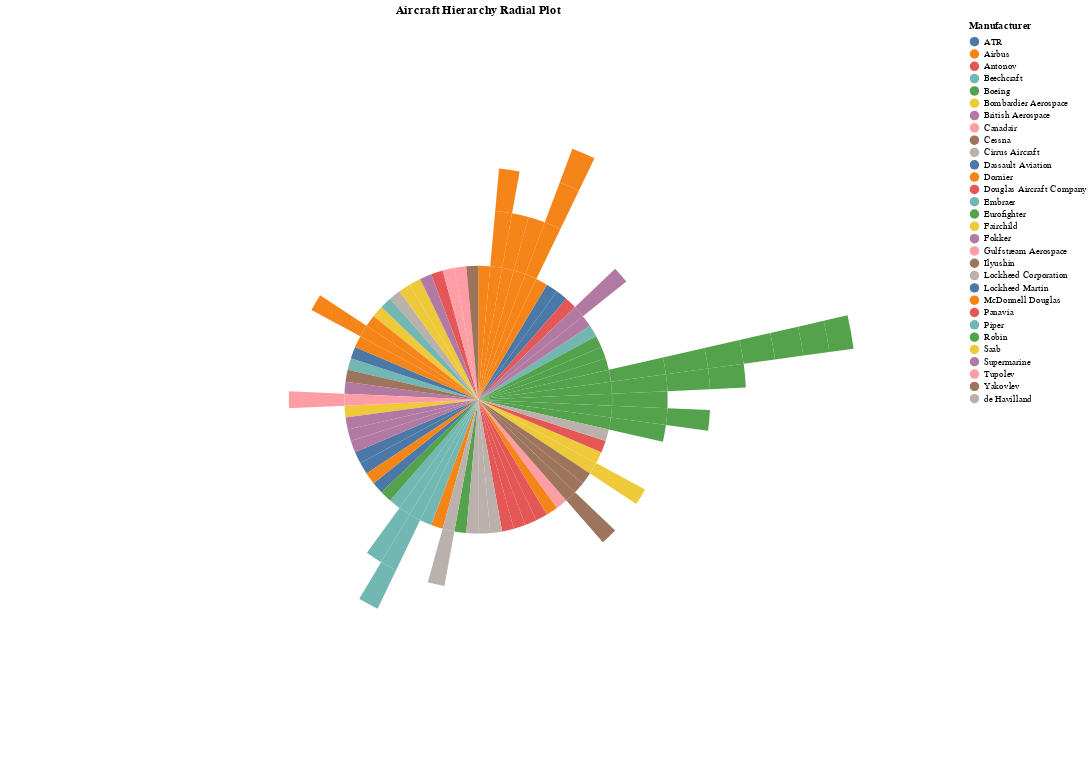

The notebook cell saved with this chart:
### Markdown cell above
## Radial plot

### Code cell
alt.Chart(df_top).mark_arc().encode(
    alt.Theta('Family:N', stack=True),
    alt.Radius('count(Variant):Q', scale=alt.Scale(type='sqrt')),
    color='Manufacturer:N',
    tooltip=['Manufacturer', 'Family', 'Variant']
).properties(
    width=1000,
    height=800,
    title='Aircraft Hierarchy Radial Plot'
).display()

### Figure 1 — Vega-Lite specification as saved in the notebook (floating-point values rounded to 4 significant figures)
{"config": {"view": {"continuousWidth": 300, "continuousHeight": 300}}, "data": {"name": "data-edda1093fefc50fa9a36b1d96695dcba"}, "mark": {"type": "arc"}, "encoding": {"color": {"field": "Manufacturer", "type": "nominal"}, "radius": {"aggregate": "count", "field": "Variant", "scale": {"type": "sqrt"}, "type": "quantitative"}, "theta": {"field": "Family", "stack": true, "type": "nominal"}, "tooltip": [{"field": "Manufacturer", "type": "nominal"}, {"field": "Family", "type": "nominal"}, {"field": "Variant", "type": "nominal"}]}, "height": 800, "title": "Aircraft Hierarchy Radial Plot", "width": 1000, "$schema": "https://vega.github.io/schema/vega-lite/v5.20.1.json", "datasets": {"data-edda1093fefc50fa9a36b1d96695dcba": [{"Manufacturer": "ATR", "Family": "ATR-42", "Variant": "ATR-42"}, {"Manufacturer": "ATR", "Family": "ATR-72", "Variant": "ATR-72"}, {"Manufacturer": "Airbus", "Family": "A300", "Variant": "A300B4"}, {"Manufacturer": "Airbus", "Family": "A310", "Variant": "A310"}, {"Manufacturer": "Airbus", "Family": "A310", "Variant": "A318"}, {"Manufacturer": "Airbus", "Family": "A310", "Variant": "A319"}, {"Manufacturer": "Airbus", "Family": "A320", "Variant": "A320"}, {"Manufacturer": "Airbus", "Family": "A320", "Variant": "A321"}, {"Manufacturer": "Airbus", "Family": "A330", "Variant": "A330-200"}, {"Manufacturer": "Airbus", "Family": "A330", "Variant": "A330-300"}, {"Manufacturer": "Airbus", "Family": "A340", "Variant": "A340-200"}, {"Manufacturer": "Airbus", "Family": "A340", "Variant": "A340-300"}, {"Manufacturer": "Airbus", "Family": "A340", "Variant": "A340-500"}, {"Manufacturer": "Airbus", "Family": "A340", "Variant": "A340-600"}, {"Manufacturer": "Airbus", "Family": "A380", "Variant": "A380"}, {"Manufacturer": "Antonov", "Family": "An-12", "Variant": "An-12"}, {"Manufacturer": "Beechcraft", "Family": "Beechcraft 1900", "Variant": "Beechcraft 1900"}, {"Manufacturer": "Beechcraft", "Family": "King Air", "Variant": "Model B200"}, {"Manufacturer": "Boeing", "Family": "Boeing 707", "Variant": "707-320"}, {"Manufacturer": "Boeing", "Family": "Boeing 717", "Variant": "Boeing 717"}, {"Manufacturer": "Boeing", "Family": "Boeing 727", "Variant": "727-200"}, {"Manufacturer": "Boeing", "Family": "Boeing 737", "Variant": "737-200"}, {"Manufacturer": "Boeing", "Family": "Boeing 737", "Variant": "737-300"}, {"Manufacturer": "Boeing", "Family": "Boeing 737", "Variant": "737-400"}, {"Manufacturer": "Boeing", "Family": "Boeing 737", "Variant": "737-500"}, {"Manufacturer": "Boeing", "Family": "Boeing 737", "Variant": "737-600"}, {"Manufacturer": "Boeing", "Family": "Boeing 737", "Variant": "737-700"}, {"Manufacturer": "Boeing", "Family": "Boeing 737", "Variant": "737-800"}, {"Manufacturer": "Boeing", "Family": "Boeing 737", "Variant": "737-900"}, {"Manufacturer": "Boeing", "Family": "Boeing 747", "Variant": "747-100"}, {"Manufacturer": "Boeing", "Family": "Boeing 747", "Variant": "747-200"}, {"Manufacturer": "Boeing", "Family": "Boeing 747", "Variant": "747-300"}, {"Manufacturer": "Boeing", "Family": "Boeing 747", "Variant": "747-400"}, {"Manufacturer": "Boeing", "Family": "Boeing 757", "Variant": "757-200"}, {"Manufacturer": "Boeing", "Family": "Boeing 757", "Variant": "757-300"}, {"Manufacturer": "Boeing", "Family": "Boeing 767", "Variant": "767-200"}, {"Manufacturer": "Boeing", "Family": "Boeing 767", "Variant": "767-300"}, {"Manufacturer": "Boeing", "Family": "Boeing 767", "Variant": "767-400"}, {"Manufacturer": "Boeing", "Family": "Boeing 777", "Variant": "777-200"}, {"Manufacturer": "Boeing", "Family": "Boeing 777", "Variant": "777-300"}, {"Manufacturer": "Bombardier Aerospace", "Family": "CRJ-200", "Variant": "CRJ-200"}, {"Manufacturer": "Bombardier Aerospace", "Family": "CRJ-700", "Variant": "CRJ-700"}, {"Manufacturer": "Bombardier Aerospace", "Family": "CRJ-700", "Variant": "CRJ-900"}, {"Manufacturer": "Bombardier Aerospace", "Family": "Global Express", "Variant": "Global Express"}, {"Manufacturer": "British Aerospace", "Family": "BAE 146", "Variant": "BAE 146-200"}, {"Manufacturer": "British Aerospace", "Family": "BAE 146", "Variant": "BAE 146-300"}, {"Manufacturer": "British Aerospace", "Family": "BAE-125", "Variant": "BAE-125"}, {"Manufacturer": "British Aerospace", "Family": "Hawk T1", "Variant": "Hawk T1"}, {"Manufacturer": "Canadair", "Family": "Challenger 600", "Variant": "Challenger 600"}, {"Manufacturer": "Cessna", "Family": "Cessna 172", "Variant": "Cessna 172"}, {"Manufacturer": "Cessna", "Family": "Cessna 208", "Variant": "Cessna 208"}, {"Manufacturer": "Cessna", "Family": "Cessna Citation", "Variant": "Cessna 525"}, {"Manufacturer": "Cessna", "Family": "Cessna Citation", "Variant": "Cessna 560"}, {"Manufacturer": "Cirrus Aircraft", "Family": "SR-20", "Variant": "SR-20"}, {"Manufacturer": "Dassault Aviation", "Family": "Falcon 2000", "Variant": "Falcon 2000"}, {"Manufacturer": "Dassault Aviation", "Family": "Falcon 900", "Variant": "Falcon 900"}, {"Manufacturer": "Dornier", "Family": "Dornier 328", "Variant": "Dornier 328"}, {"Manufacturer": "Douglas Aircraft Company", "Family": "C-47", "Variant": "C-47"}, {"Manufacturer": "Douglas Aircraft Company", "Family": "DC-3", "Variant": "DC-3"}, {"Manufacturer": "Douglas Aircraft Company", "Family": "DC-6", "Variant": "DC-6"}, {"Manufacturer": "Douglas Aircraft Company", "Family": "DC-8", "Variant": "DC-8"}, {"Manufacturer": "Douglas Aircraft Company", "Family": "DC-9", "Variant": "DC-9-30"}, {"Manufacturer": "Embraer", "Family": "EMB-120", "Variant": "EMB-120"}, {"Manufacturer": "Embraer", "Family": "Embraer E-Jet", "Variant": "E-170"}, {"Manufacturer": "Embraer", "Family": "Embraer E-Jet", "Variant": "E-190"}, {"Manufacturer": "Embraer", "Family": "Embraer E-Jet", "Variant": "E-195"}, {"Manufacturer": "Embraer", "Family": "Embraer ERJ 145", "Variant": "ERJ 135"}, {"Manufacturer": "Embraer", "Family": "Embraer ERJ 145", "Variant": "ERJ 145"}, {"Manufacturer": "Embraer", "Family": "Embraer Legacy 600", "Variant": "Embraer Legacy 600"}, {"Manufacturer": "Eurofighter", "Family": "Eurofighter Typhoon", "Variant": "Eurofighter Typhoon"}, {"Manufacturer": "Fairchild", "Family": "Metroliner", "Variant": "Metroliner"}, {"Manufacturer": "Fokker", "Family": "Fokker 100", "Variant": "Fokker 100"}, {"Manufacturer": "Fokker", "Family": "Fokker 50", "Variant": "Fokker 50"}, {"Manufacturer": "Fokker", "Family": "Fokker 70", "Variant": "Fokker 70"}, {"Manufacturer": "Gulfstream Aerospace", "Family": "Gulfstream", "Variant": "Gulfstream IV"}, {"Manufacturer": "Gulfstream Aerospace", "Family": "Gulfstream", "Variant": "Gulfstream V"}, {"Manufacturer": "Ilyushin", "Family": "Il-76", "Variant": "Il-76"}, {"Manufacturer": "Lockheed Corporation", "Family": "C-130", "Variant": "C-130"}, {"Manufacturer": "Lockheed Martin", "Family": "F-16", "Variant": "F-16A/B"}, {"Manufacturer": "Lockheed Martin", "Family": "L-1011", "Variant": "L-1011"}, {"Manufacturer": "McDonnell Douglas", "Family": "DC-10", "Variant": "DC-10"}, {"Manufacturer": "McDonnell Douglas", "Family": "MD-11", "Variant": "MD-11"}, {"Manufacturer": "McDonnell Douglas", "Family": "MD-80", "Variant": "MD-80"}, {"Manufacturer": "McDonnell Douglas", "Family": "MD-80", "Variant": "MD-87"}, {"Manufacturer": "McDonnell Douglas", "Family": "MD-90", "Variant": "MD-90"}, {"Manufacturer": "McDonnell Douglas", "Family": "F/A-18", "Variant": "F/A-18"}, {"Manufacturer": "Panavia", "Family": "Tornado", "Variant": "Tornado"}, {"Manufacturer": "Piper", "Family": "PA-28", "Variant": "PA-28"}, {"Manufacturer": "Robin", "Family": "DR-400", "Variant": "DR-400"}, {"Manufacturer": "Saab", "Family": "Saab 2000", "Variant": "Saab 2000"}, {"Manufacturer": "Saab", "Family": "Saab 340", "Variant": "Saab 340"}, {"Manufacturer": "Supermarine", "Family": "Spitfire", "Variant": "Spitfire"}, {"Manufacturer": "Tupolev", "Family": "Tu-134", "Variant": "Tu-134"}, {"Manufacturer": "Tupolev", "Family": "Tu-154", "Variant": "Tu-154"}, {"Manufacturer": "Yakovlev", "Family": "Yak-42", "Variant": "Yak-42"}, {"Manufacturer": "de Havilland", "Family": "DH-82", "Variant": "DH-82"}, {"Manufacturer": "de Havilland", "Family": "DHC-1", "Variant": "DHC-1"}, {"Manufacturer": "de Havilland", "Family": "DHC-6", "Variant": "DHC-6"}, {"Manufacturer": "de Havilland", "Family": "Dash 8", "Variant": "DHC-8-100"}, {"Manufacturer": "de Havilland", "Family": "Dash 8", "Variant": "DHC-8-300"}]}}
